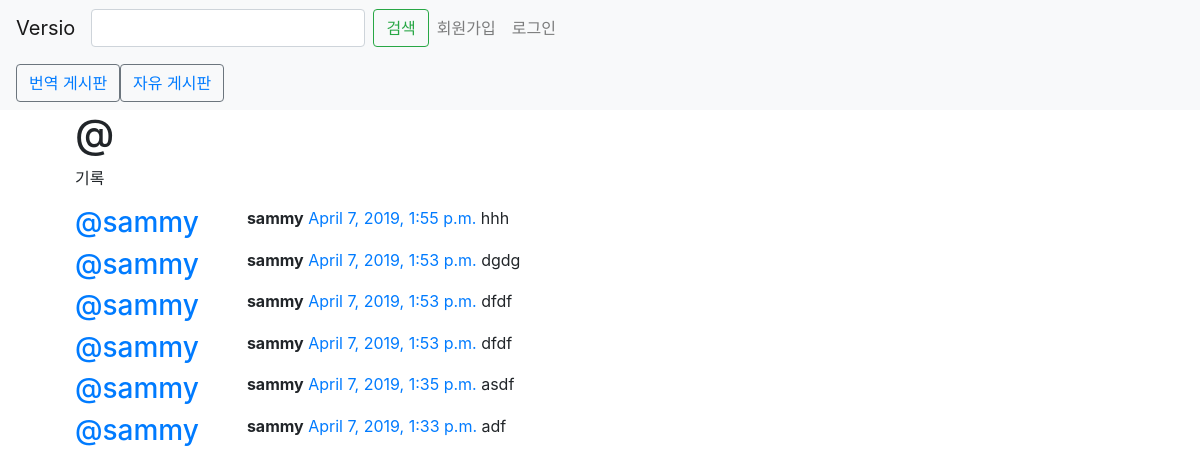
Page /posts/by/sammy/ on the committed database.
### posts/models.py (models this page shows, shortened)
class Post(models.Model):
    user = models.ForeignKey(User, on_delete=models.CASCADE)
    created_at = models.DateTimeField(auto_now=True)
    text = models.TextField()
    title = models.TextField()
    class Meta:
        ordering = ["-created_at"]
        unique_together = ["user"]

### posts/views.py (the view)
# urls.py: path("by/<username>/",views.UserPosts.as_view(),name="for_user"),
class UserPosts(generic.ListView):
    model = models.Post
    template_name = "posts/user_post_list.html"

### posts/templates/posts/user_post_list.html
{% extends "posts/post_base.html" %}
{% block prepost %}
<div class="col-md-4">
	<h1>@{{ post_user.username }}</h1>
	<p>기록</p>
</div>
{% endblock %}
{% block post_content %}
<div class="col-md-8">
	{% for post in post_list %}
		{% include "posts/_post.html" %}
	{% endfor %}
</div>
{% endblock %}

### posts/templates/posts/_post.html (shortened to what this page needs)
<div class="media">
        <h3 class="mr-5"><a href="{% url 'posts:for_user' username=post.user.username %}">@{{ post.user.username }}</a></h3>
        <div class="media-body">
            <strong>{{ post.user.username }}</strong>
                <time class="time"><a href="{% url 'posts:single' username=post.user.username pk=post.pk %}">{{ post.created_at }}</a></time>
            {{post.text}}
        </div>
    </div>

### rows in the picture
Post: user.username "sammy", created_at "April 7, 2019, 1:55 p.m.", text "hhh"
Post: user.username "sammy", created_at "April 7, 2019, 1:53 p.m.", text "dgdg"
Post: user.username "sammy", created_at "April 7, 2019, 1:53 p.m.", text "dfdf"
Post: user.username "sammy", created_at "April 7, 2019, 1:53 p.m.", text "dfdf"
Post: user.username "sammy", created_at "April 7, 2019, 1:35 p.m.", text "asdf"
Post: user.username "sammy", created_at "April 7, 2019, 1:33 p.m.", text "adf"
